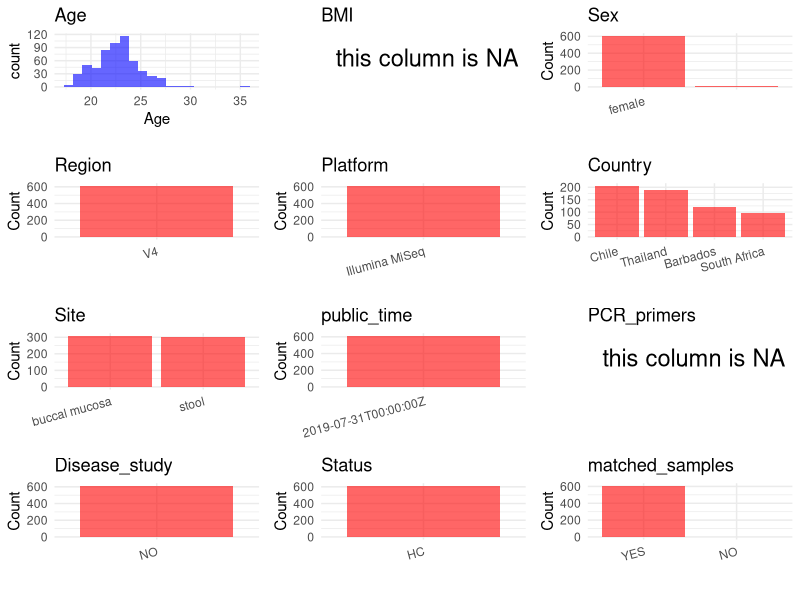

R code for this plot: (Note: this script raises an error after producing the figure.)
## ---- chunk 1
# Load necessary libraries
library(dplyr)
library(ggplot2)
library(cowplot)

# Set working directory (update this path to your local directory)
setwd("D:/studylearning/董彪师兄项目/任务3_20251004/PRJNA545251")

# Read the initial metadata files
initial_meta<-read.csv("SraRunTable.csv",header = T)

# Display the first few rows of the metadata
head(initial_meta)
## ---- chunk 2
# Create a uniform metadata dataframe
metadata <- data.frame(
  BioProject = initial_meta$BioProject,
  Run = initial_meta$Run,
  sample_name = initial_meta$Sample.Name,
  Age = initial_meta$AGE,
  BMI = NA,
  Sex= initial_meta$sex,
  Region = "V4",
  Platform = initial_meta$Instrument,
  Country = initial_meta$geo_loc_name_country,
  Site = initial_meta$isolation_source,
  public_time = initial_meta$ReleaseDate,
  stringsAsFactors = FALSE
)
## ---- chunk 3
# Add information obtained from the publication
metadata$PCR_primers <- NA_character_  # Update based on the publication
metadata$title <- "Sampling from four geographically divergent young female populations demonstrates forensic geolocation potential in microbiomes"
metadata$Disease_study <- "NO"
metadata$Status <- "HC"
metadata <- metadata %>% 
  mutate(Site=case_when(
    grepl("B",Site)~"buccal mucosa",
    grepl("S",Site)~"stool"
  ))
#extract subject id by remove prefix of sample_name
metadata$sample_name <- sub(".$", "", metadata$sample_name)

# Check initial data distribution
cat("Initial sample distribution:\n")
table(metadata$sample_name)
table(metadata$Site)

# Calculate sampling frequency per subject
sample_counts <- table(metadata$sample_name)
cat("\nNumber of samples per subject:\n")
print(sample_counts)

# Create matched_samples column
metadata$matched_samples <- ifelse(metadata$sample_name %in% names(sample_counts[sample_counts >= 2]), "YES", "NO")

cat("\nMatched samples distribution:\n")
table(metadata$matched_samples)

# Identify samples for removal: single samples excluding saliva 
single_samples <- names(sample_counts[sample_counts == 1])
samples_to_remove <- metadata$sample_name %in% single_samples & !(metadata$Site %in% c("buccal mucosa"))

cat("\nNumber of samples to be removed:", sum(samples_to_remove), "\n")

# Remove identified samples
metadata_clean <- metadata[!samples_to_remove, ]

cat("\nFinal sample distribution after cleaning:\n")
table(metadata_clean$sample_name)
table(metadata_clean$Site)
table(metadata_clean$matched_samples)

# Use cleaned dataset for subsequent analysis
metadata <- metadata_clean
## ---- chunk 4
# Check the number of unique runs and sample names
print(paste("Number of unique runs:", length(unique(metadata$Run))))
print(paste("Number of unique sample names:", length(unique(metadata$sample_name))))
## ---- chunk 5
# Select columns for visualization
plot_data <- metadata %>%
  select(-BioProject, -Run, -sample_name, -title)

# Function to create simple plots for each column
create_simple_plots <- function(data) {
  plots <- list()
  
  for (col in colnames(data)) {
    # Check if the column is all NA
    if (all(is.na(data[[col]]))) {
      # Create an empty plot with text indicating all NA
      p <- ggplot() +
        annotate("text", x = 0.5, y = 0.5, label = "this column is NA", size = 6) +
        labs(title = col) +
        theme_void()
    } else if (is.numeric(data[[col]])) {
      # Numeric variable: histogram
      p <- ggplot(data, aes(x = .data[[col]])) +
        geom_histogram(fill = "blue", alpha = 0.6, bins = 20, na.rm = TRUE) +
        labs(title = col) +
        theme_minimal()
    } else {
      # Categorical variable: bar plot (remove NA values)
      count_data <- as.data.frame(table(data[[col]], useNA = "ifany"))
      p <- ggplot(count_data, aes(x = reorder(Var1, -Freq), y = Freq)) +
        geom_col(fill = "red", alpha = 0.6) +
        labs(title = col, x = NULL, y = "Count") +
        theme_minimal() +
        theme(axis.text.x = element_text(angle = 15, hjust = 1))
    }
    plots[[col]] <- p
  }
  
  return(plots)
}

# Generate and arrange plots
plots <- create_simple_plots(plot_data)
p<-plot_grid(plots$Age, 
          plots$BMI, 
          plots$Sex, 
          plots$Region, 
          plots$Platform, 
          plots$Country, 
          plots$Site,
          plots$public_time, 
          plots$PCR_primers,
          plots$Disease_study,
          plots$Status,
          plots$matched_samples,# add 
          ncol = 3, align = "hv", axis = "lb")
ggsave("Metadata_Summary.png", plot = p, width = 8, height = 6, dpi = 150, bg = "white")
## ---- chunk 6
knitr::include_graphics("Metadata_Summary.png")
## ---- chunk 7
# Reorder columns to match the desired format
metadata <- metadata[, c(
  "BioProject", "Run", "sample_name", "Age", "BMI", "Sex", 
  "Region", "Platform", "Country", "Site", "public_time", 
  "PCR_primers", "title", "Disease_study", "Status","matched_samples"
)]

# Export the uniform metadata to a CSV file
write.csv(metadata, file = "metadata.csv", quote = FALSE)
head(metadata)
